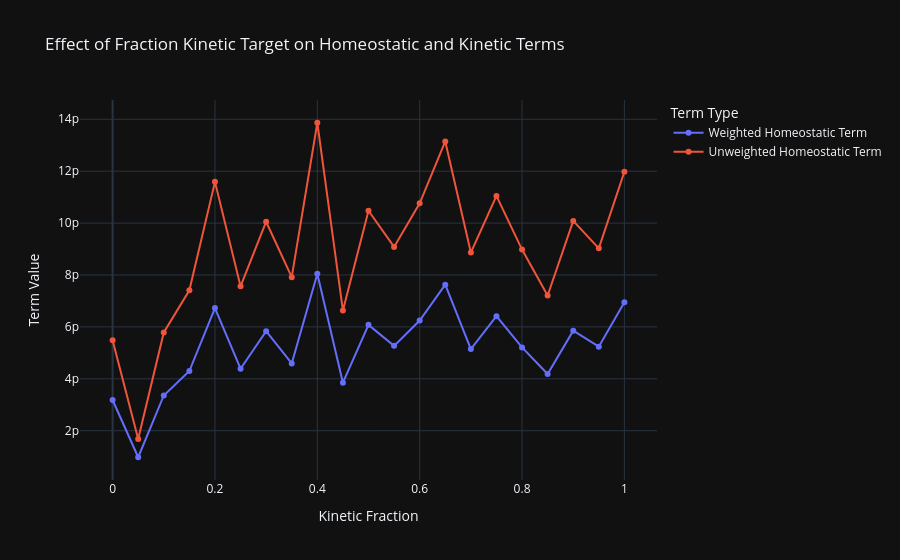

The cell this chart's notebook holds for it:
### Code cell
# display output as fancy table
output_df = pd.DataFrame(output).T
output_df = output_df.reset_index().rename(columns={'index': 'Kinetic Fraction'})
output_df = output_df.melt(id_vars='Kinetic Fraction', var_name='Term Type', value_name='Term Value')
fig = px.line(output_df, x='Kinetic Fraction', y='Term Value', color
='Term Type', markers=True, title='Effect of Fraction Kinetic Target on Homeostatic and Kinetic Terms')
fig.show()

### Figure 1 — Plotly figure (JSON) as saved in the notebook; plotly's stock layout.template omitted (floating-point values rounded to 4 significant figures)
{"data": [{"hovertemplate": "Term Type=Weighted Homeostatic Term<br>Kinetic Fraction=%{x}<br>Term Value=%{y}<extra></extra>", "legendgroup": "Weighted Homeostatic Term", "line": {"color": "#636efa", "dash": "solid"}, "marker": {"symbol": "circle"}, "mode": "lines+markers", "name": "Weighted Homeostatic Term", "orientation": "v", "showlegend": true, "x": [0.0, 0.05, 0.1, 0.15, 0.2, 0.25, 0.3, 0.35, 0.4, 0.45, 0.5, 0.55, 0.6, 0.65, 0.7, 0.75, 0.8, 0.85, 0.9, 0.95, 1.0], "xaxis": "x", "y": [3.183e-12, 9.78e-13, 3.358e-12, 4.3e-12, 6.725e-12, 4.389e-12, 5.833e-12, 4.594e-12, 8.047e-12, 3.851e-12, 6.078e-12, 5.27e-12, 6.244e-12, 7.629e-12, 5.144e-12, 6.412e-12, 5.211e-12, 4.183e-12, 5.851e-12, 5.239e-12, 6.951e-12], "yaxis": "y", "type": "scatter"}, {"hovertemplate": "Term Type=Unweighted Homeostatic Term<br>Kinetic Fraction=%{x}<br>Term Value=%{y}<extra></extra>", "legendgroup": "Unweighted Homeostatic Term", "line": {"color": "#EF553B", "dash": "solid"}, "marker": {"symbol": "circle"}, "mode": "lines+markers", "name": "Unweighted Homeostatic Term", "orientation": "v", "showlegend": true, "x": [0.0, 0.05, 0.1, 0.15, 0.2, 0.25, 0.3, 0.35, 0.4, 0.45, 0.5, 0.55, 0.6, 0.65, 0.7, 0.75, 0.8, 0.85, 0.9, 0.95, 1.0], "xaxis": "x", "y": [5.484e-12, 1.685e-12, 5.786e-12, 7.409e-12, 1.159e-11, 7.562e-12, 1.005e-11, 7.915e-12, 1.387e-11, 6.636e-12, 1.047e-11, 9.08e-12, 1.076e-11, 1.314e-11, 8.864e-12, 1.105e-11, 8.979e-12, 7.208e-12, 1.008e-11, 9.028e-12, 1.198e-11], "yaxis": "y", "type": "scatter"}], "layout": {"xaxis": {"anchor": "y", "domain": [0.0, 1.0], "title": {"text": "Kinetic Fraction"}}, "yaxis": {"anchor": "x", "domain": [0.0, 1.0], "title": {"text": "Term Value"}}, "legend": {"title": {"text": "Term Type"}, "tracegroupgap": 0}, "title": {"text": "Effect of Fraction Kinetic Target on Homeostatic and Kinetic Terms"}}}
